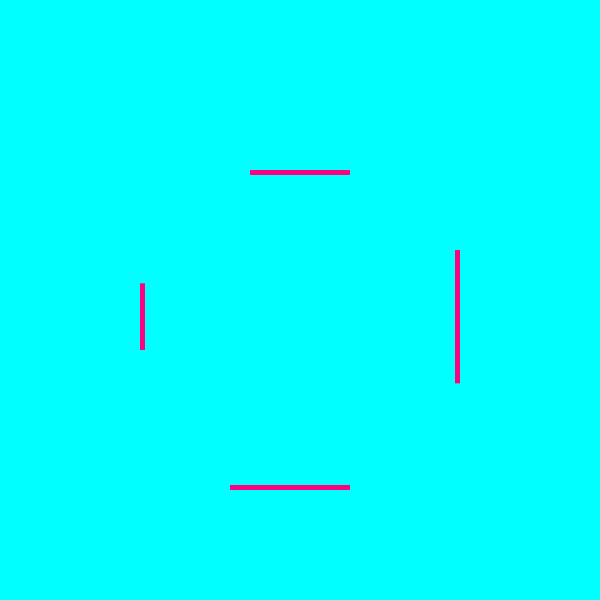
Frame 1 (no input)
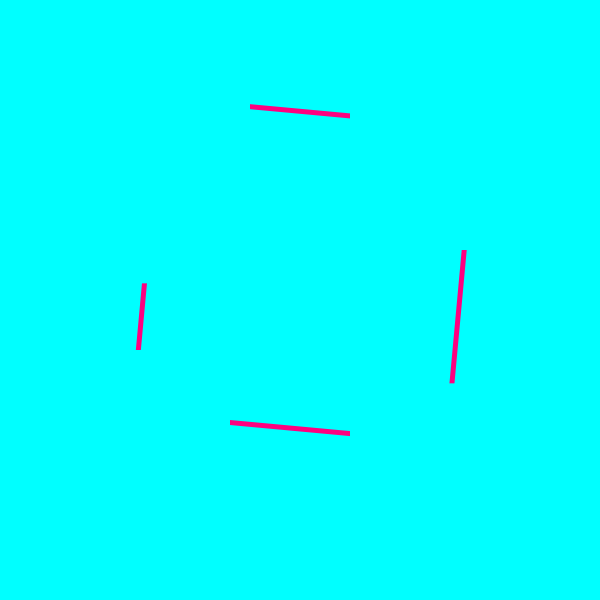
Frame 60 (the mouse pressed at the canvas centre just before this capture)
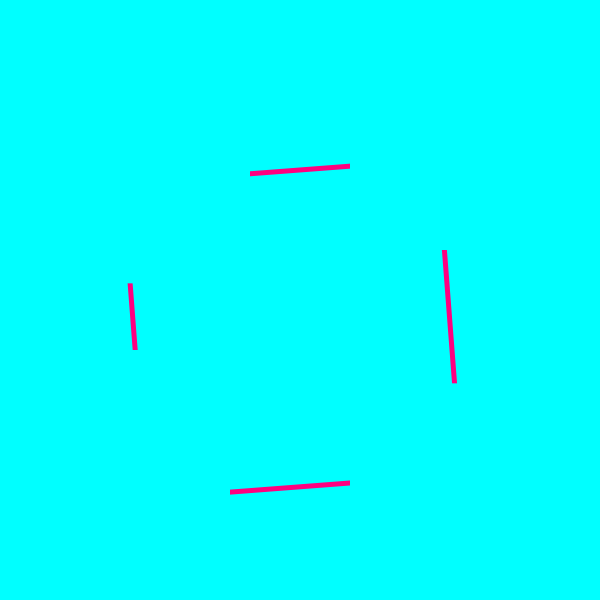
Frame 120 (the mouse held since frame 60 and released just before this capture)

The Processing sketch that drew these frames (run headless with seeded random() and noise(); from frame 60 on, the mouse is pressed at the canvas centre):

// Processing sketch: processing_155498
// ── processing_155498.pde

boolean appear=false;
int margin;
float leng,alph;
void setup() {
  size(600, 600);
  background(0);
  smooth(8);
  margin=50;
  leng=200;
  alph=255;
  rectMode(CENTER);  
  noStroke();
}
void draw() {
  background(0,255,255); 
  if(appear){
    alph--;
    if(alph<1)appear=false;
  }
  else if(alph<255)alph++;
  pushMatrix();  
  fill(255,0,255);
  translate(width/2+30*sin(frameCount/20),height/2+30*cos(frameCount/20));
  rotate(sin(frameCount/30)/10);
  noFill();
  strokeWeight(5);
  stroke(255,0,128);
  rect(0,0,width/1.9,height/1.9);
  popMatrix();
  noStroke();
  fill(255-alph,255,255,2*alph);
  rect(margin+leng/2,margin+leng/1.5,leng,leng);
  rect(width-margin-leng/2,margin+leng/2,leng,leng);
  rect(margin+leng/2.5,height-margin-leng/2,leng,leng);
  rect(width-margin-leng/2,height-margin-leng/3,leng,leng);
}
void mouseClicked(){
  appear=true;
}
